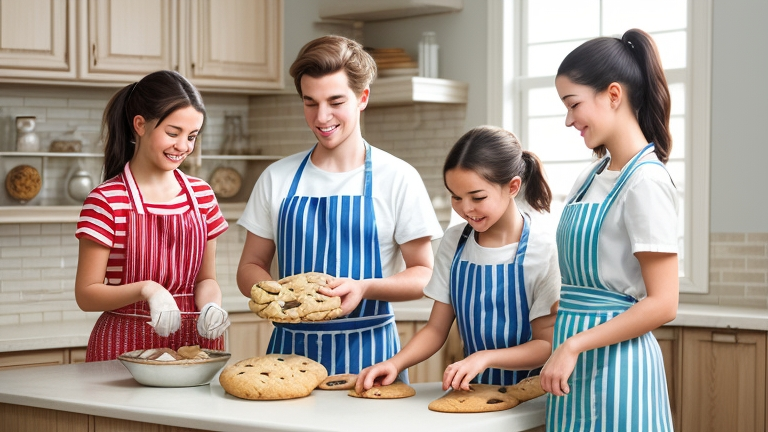
#> input picture assets/c5s3_photo.jpg, 768 x 432 px
$ python crop_watermark.py assets/c5s3_photo.jpg
#> lines starting #> are read from the running program, lines starting #| are printed output that depends on the picture
# -*- coding: utf-8 -*-
"""
crop_watermark.py
=================
Crop le bas et/ou la droite d'une image pour supprimer definitivement le
watermark (Gemini, ou autre).

L'image devient un peu plus petite mais reste utilisable comme background
(background-size: cover s'adapte).

Usage :
  python crop_watermark.py assets/leon_holds_book.png             # crop 60px en bas
  python crop_watermark.py assets/leon_holds_book.png --bottom 80
  python crop_watermark.py assets/leon_holds_book.png --bottom 60 --right 80
"""

import argparse
import sys
from pathlib import Path

try:
    from PIL import Image
except ImportError:
    sys.exit("pip install pillow")


def crop(path, crop_bottom=60, crop_right=0):
#> called with crop_bottom = 60, crop_right = 0
    img = Image.open(path)
#> img is the input picture: PIL image 768x432 RGB; mean R, G, B 163.3, 150.2, 141.8
    w, h = img.size
#> w = 768; h = 432
    new_w = w - crop_right
#> new_w = 768
    new_h = h - crop_bottom
#> new_h = 372
    cropped = img.crop((0, 0, new_w, new_h))
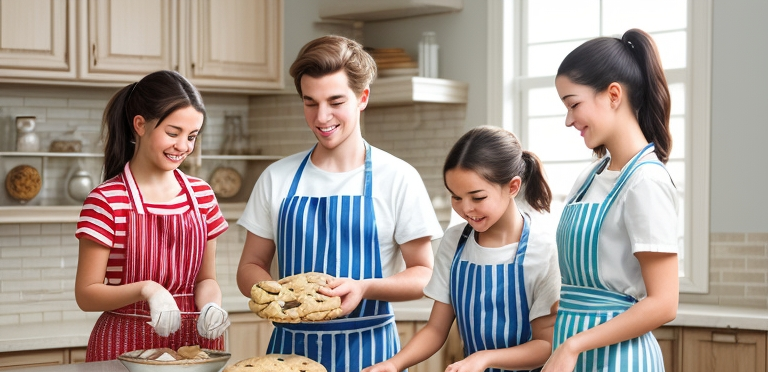
#> cropped: PIL image 768x372 RGB; mean R, G, B 163.1, 149.4, 142
    suffix = path.suffix.lower()
    if suffix == ".png":
        cropped.save(path, "PNG", optimize=True)
    else:
        cropped.save(path, "JPEG", quality=92, optimize=True)
    print(f"  {path} : {w}x{h} -> {new_w}x{new_h} (crop bas={crop_bottom}, droite={crop_right})")
#|   assets/c5s3_photo.jpg : 768x432 -> 768x372 (crop bas=60, droite=0)


def main():
    ap = argparse.ArgumentParser()
    ap.add_argument("image")
    ap.add_argument("--bottom", type=int, default=60,
                    help="Pixels a retirer du bas (defaut 60)")
    ap.add_argument("--right", type=int, default=0,
                    help="Pixels a retirer de la droite (defaut 0)")
    args = ap.parse_args()
    p = Path(args.image)
    if not p.exists():
        sys.exit(f"introuvable : {p}")
    crop(p, args.bottom, args.right)


if __name__ == "__main__":
    main()

$ run again, on assets/Leon_devant_machine.jpg
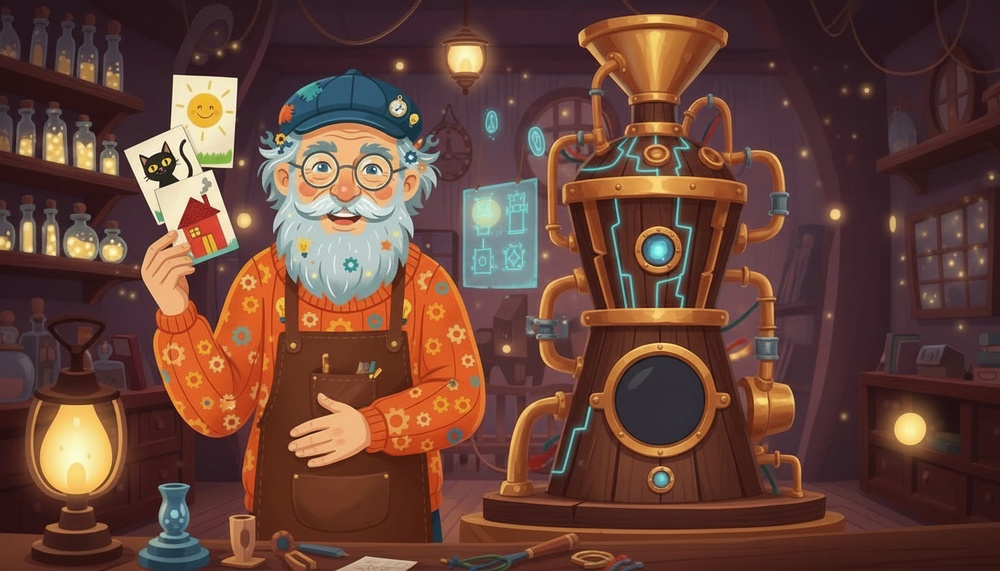
#> input picture assets/Leon_devant_machine.jpg, 1000 x 571 px, shrunk from 1344 x 768 before the run
#> in crop, img is the input picture: PIL image 1000x571 RGB; mean R, G, B 103.6, 67.5, 56.7
#> in crop, `cropped = img.crop((0, 0, new_w, new_h))`:
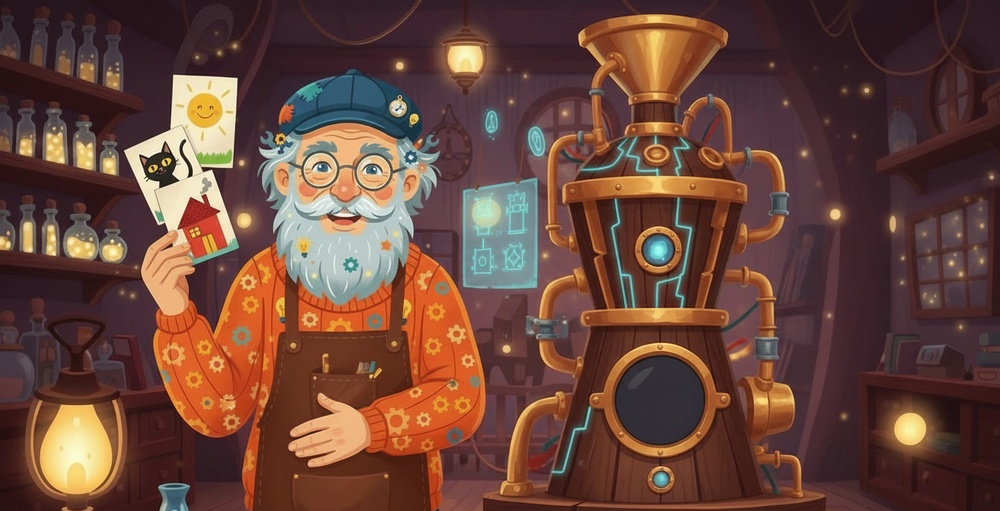
#> cropped: PIL image 1000x511 RGB; mean R, G, B 105.3, 69.6, 58.8
#|   assets/Leon_devant_machine.jpg : 1000x571 -> 1000x511 (crop bas=60, droite=0)

$ run again, on assets/Leon_peinture.jpg
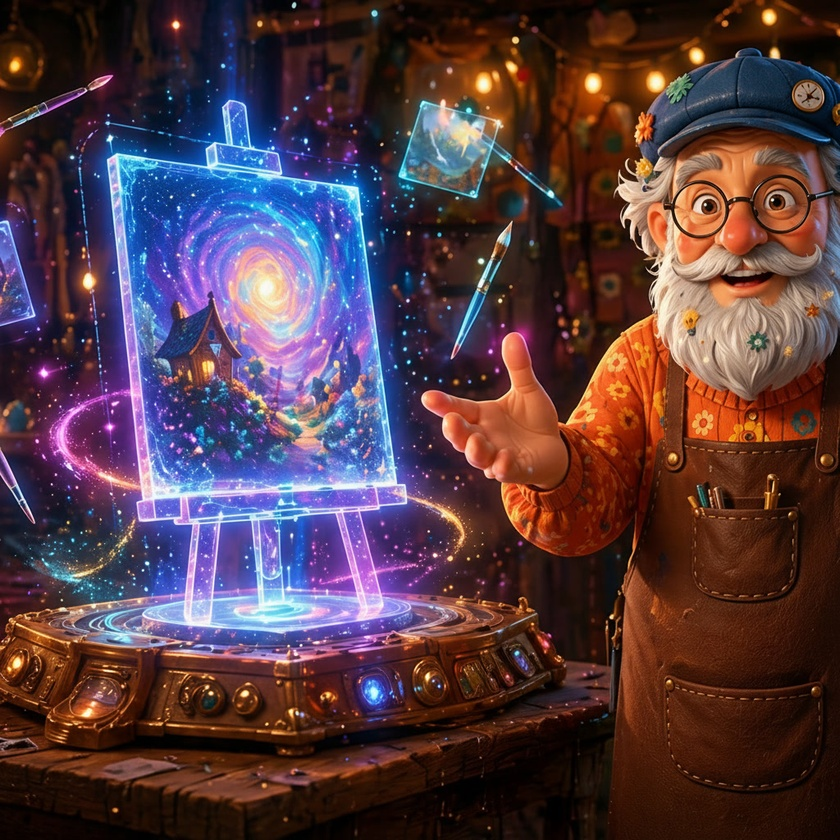
#> input picture assets/Leon_peinture.jpg, 840 x 840 px, shrunk from 1024 x 1024 before the run
#> in crop, img is the input picture: PIL image 840x840 RGB; mean R, G, B 83.8, 58.9, 67.1
#> in crop, `cropped = img.crop((0, 0, new_w, new_h))`:
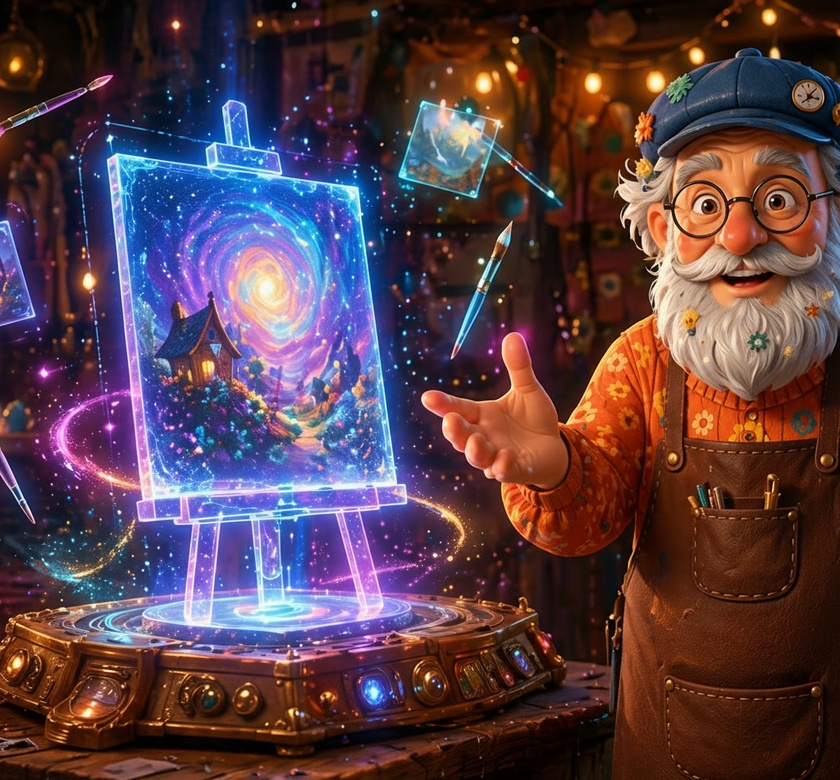
#> cropped: PIL image 840x780 RGB; mean R, G, B 87.6, 62.4, 71.9
#|   assets/Leon_peinture.jpg : 840x840 -> 840x780 (crop bas=60, droite=0)
